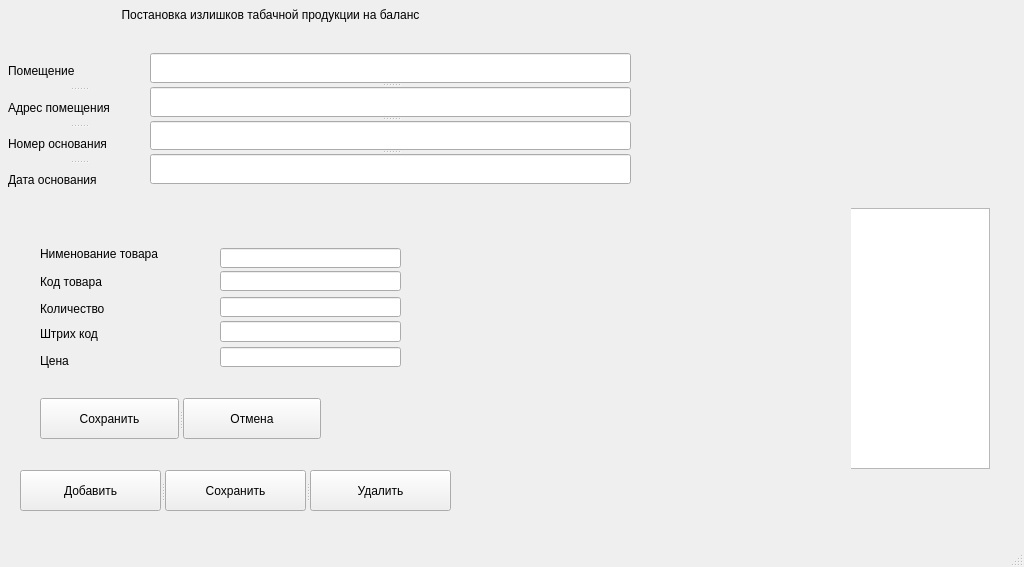
<?xml version="1.0" encoding="UTF-8"?>
<ui version="4.0">
 <class>izlish</class>
 <widget class="QMainWindow" name="izlish">
  <property name="windowModality">
   <enum>Qt::WindowModal</enum>
  </property>
  <property name="geometry">
   <rect>
    <x>0</x>
    <y>0</y>
    <width>1024</width>
    <height>567</height>
   </rect>
  </property>
  <property name="minimumSize">
   <size>
    <width>1024</width>
    <height>567</height>
   </size>
  </property>
  <property name="maximumSize">
   <size>
    <width>1024</width>
    <height>567</height>
   </size>
  </property>
  <property name="windowTitle">
   <string>Ввод излишков продукции</string>
  </property>
  <property name="styleSheet">
   <string notr="true"/>
  </property>
  <widget class="QWidget" name="centralwidget">
   <widget class="QLabel" name="label">
    <property name="geometry">
     <rect>
      <x>0</x>
      <y>0</y>
      <width>541</width>
      <height>31</height>
     </rect>
    </property>
    <property name="text">
     <string>&lt;html&gt;&lt;head/&gt;&lt;body&gt;&lt;p align=&quot;center&quot;&gt;&lt;span style=&quot; font-family:'sans-serif';&quot;&gt;Постановка излишков табачной продукции на баланс&lt;/span&gt;&lt;/p&gt;&lt;/body&gt;&lt;/html&gt;</string>
    </property>
   </widget>
   <widget class="QWidget" name="widget" native="true">
    <property name="geometry">
     <rect>
      <x>0</x>
      <y>208</y>
      <width>851</width>
      <height>261</height>
     </rect>
    </property>
    <property name="autoFillBackground">
     <bool>true</bool>
    </property>
    <widget class="QLabel" name="label_11">
     <property name="geometry">
      <rect>
       <x>40</x>
       <y>35</y>
       <width>191</width>
       <height>21</height>
      </rect>
     </property>
     <property name="text">
      <string>Нименование товара</string>
     </property>
    </widget>
    <widget class="QLabel" name="label_12">
     <property name="geometry">
      <rect>
       <x>40</x>
       <y>63</y>
       <width>151</width>
       <height>21</height>
      </rect>
     </property>
     <property name="text">
      <string>Код товара</string>
     </property>
    </widget>
    <widget class="QLabel" name="label_13">
     <property name="geometry">
      <rect>
       <x>40</x>
       <y>85</y>
       <width>101</width>
       <height>31</height>
      </rect>
     </property>
     <property name="text">
      <string>Количество</string>
     </property>
    </widget>
    <widget class="QLabel" name="label_14">
     <property name="geometry">
      <rect>
       <x>40</x>
       <y>110</y>
       <width>111</width>
       <height>31</height>
      </rect>
     </property>
     <property name="text">
      <string>Штрих код</string>
     </property>
    </widget>
    <widget class="QLineEdit" name="lineEdit_11">
     <property name="geometry">
      <rect>
       <x>220</x>
       <y>40</y>
       <width>181</width>
       <height>20</height>
      </rect>
     </property>
    </widget>
    <widget class="QLineEdit" name="lineEdit_12">
     <property name="geometry">
      <rect>
       <x>220</x>
       <y>63</y>
       <width>181</width>
       <height>20</height>
      </rect>
     </property>
    </widget>
    <widget class="QLineEdit" name="lineEdit_13">
     <property name="geometry">
      <rect>
       <x>220</x>
       <y>89</y>
       <width>181</width>
       <height>20</height>
      </rect>
     </property>
    </widget>
    <widget class="QLineEdit" name="lineEdit_15">
     <property name="geometry">
      <rect>
       <x>220</x>
       <y>113</y>
       <width>181</width>
       <height>21</height>
      </rect>
     </property>
    </widget>
    <widget class="QLabel" name="label_15">
     <property name="geometry">
      <rect>
       <x>40</x>
       <y>137</y>
       <width>61</width>
       <height>31</height>
      </rect>
     </property>
     <property name="text">
      <string>Цена</string>
     </property>
    </widget>
    <widget class="QLineEdit" name="lineEdit_16">
     <property name="geometry">
      <rect>
       <x>220</x>
       <y>139</y>
       <width>181</width>
       <height>20</height>
      </rect>
     </property>
    </widget>
    <widget class="QSplitter" name="splitter_4">
     <property name="geometry">
      <rect>
       <x>40</x>
       <y>190</y>
       <width>281</width>
       <height>41</height>
      </rect>
     </property>
     <property name="orientation">
      <enum>Qt::Horizontal</enum>
     </property>
     <widget class="QPushButton" name="pushButton_5">
      <property name="text">
       <string>Сохранить</string>
      </property>
     </widget>
     <widget class="QPushButton" name="pushButton_6">
      <property name="text">
       <string>Отмена</string>
      </property>
     </widget>
    </widget>
   </widget>
   <widget class="QTableView" name="tableView">
    <property name="geometry">
     <rect>
      <x>9</x>
      <y>208</y>
      <width>981</width>
      <height>261</height>
     </rect>
    </property>
    <property name="styleSheet">
     <string notr="true">QHeaderView::section { border-width: 2px; background-color:linen;border-radius: 4px;    border-color: green;border: 3px outset grey;font: bold 12px; width: 1em;height: 15px ; padding: 3px;}
QTableView QTableCornerButton::section { border: 2px outset cornsilk;background-color: cornsilk;}</string>
    </property>
   </widget>
   <widget class="QSplitter" name="splitter">
    <property name="geometry">
     <rect>
      <x>8</x>
      <y>55</y>
      <width>141</width>
      <height>141</height>
     </rect>
    </property>
    <property name="orientation">
     <enum>Qt::Vertical</enum>
    </property>
    <widget class="QLabel" name="label_2">
     <property name="text">
      <string>Помещение</string>
     </property>
    </widget>
    <widget class="QLabel" name="label_3">
     <property name="text">
      <string>Адрес помещения</string>
     </property>
    </widget>
    <widget class="QLabel" name="label_4">
     <property name="text">
      <string>Номер основания</string>
     </property>
    </widget>
    <widget class="QLabel" name="label_5">
     <property name="text">
      <string>Дата основания</string>
     </property>
    </widget>
   </widget>
   <widget class="QSplitter" name="splitter_2">
    <property name="geometry">
     <rect>
      <x>150</x>
      <y>53</y>
      <width>481</width>
      <height>131</height>
     </rect>
    </property>
    <property name="orientation">
     <enum>Qt::Vertical</enum>
    </property>
    <widget class="QLineEdit" name="lineEdit_3"/>
    <widget class="QLineEdit" name="lineEdit_4"/>
    <widget class="QLineEdit" name="lineEdit"/>
    <widget class="QLineEdit" name="lineEdit_2"/>
   </widget>
   <widget class="QSplitter" name="splitter_3">
    <property name="geometry">
     <rect>
      <x>20</x>
      <y>470</y>
      <width>431</width>
      <height>41</height>
     </rect>
    </property>
    <property name="orientation">
     <enum>Qt::Horizontal</enum>
    </property>
    <widget class="QPushButton" name="pushButton">
     <property name="text">
      <string>Добавить</string>
     </property>
    </widget>
    <widget class="QPushButton" name="pushButton_7">
     <property name="text">
      <string>Сохранить</string>
     </property>
    </widget>
    <widget class="QPushButton" name="pushButton_2">
     <property name="text">
      <string>Удалить</string>
     </property>
    </widget>
   </widget>
   <zorder>pushButton_7</zorder>
   <zorder>tableView</zorder>
   <zorder>label_5</zorder>
   <zorder>lineEdit_2</zorder>
   <zorder>pushButton_2</zorder>
   <zorder>label_3</zorder>
   <zorder>label</zorder>
   <zorder>lineEdit</zorder>
   <zorder>label_4</zorder>
   <zorder>lineEdit_4</zorder>
   <zorder>lineEdit_3</zorder>
   <zorder>label_2</zorder>
   <zorder>pushButton</zorder>
   <zorder>widget</zorder>
  </widget>
  <widget class="QMenuBar" name="menubar">
   <property name="geometry">
    <rect>
     <x>0</x>
     <y>0</y>
     <width>1024</width>
     <height>21</height>
    </rect>
   </property>
  </widget>
  <widget class="QStatusBar" name="statusbar"/>
 </widget>
 <resources/>
 <connections/>
</ui>
